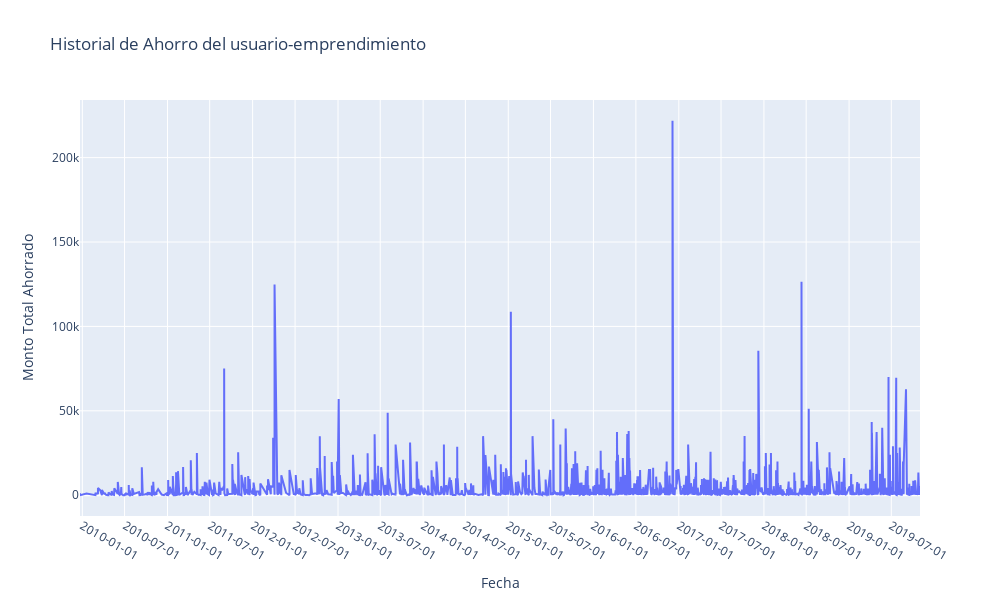

The cell this chart's notebook holds for it:
### Code cell
###Vamos a utilizar base de datos simuladas para obtener el tema de las diferencias

df= pd.read_excel('insurance/foi-data-31Oct19.xlsx',sheet_name='Settled Claims')

fig = go.Figure()

####Añadir la línea de Reclamaciones
fig.add_trace(go.Scatter(x=df['Payment Date'], y=df[' Amount'], mode='lines', name='No. the Reclamaciones'))

###Configurar el formato del eje x para las fechas
fig.update_xaxes(
    tickformat='%Y-%m-%d',
    tickmode='auto',
    nticks=20  # ajusta este valor según la cantidad de etiquetas de fecha que quieras mostrar
)

###Añadir títulos y etiquetas
fig.update_layout(
    title='Historial de Ahorro del usuario-emprendimiento',
    xaxis_title='Fecha',
    yaxis_title='Monto Total Ahorrado',
    legend_title='Leyenda',
    width=1000,
    height=600
)
fig.show()

### Figure 1 — Plotly figure (JSON) as saved in the notebook; plotly's stock layout.template omitted (floating-point values rounded to 4 significant figures; data arrays with more than 128 entries replaced by an {"elided": "..."} marker saying what was removed)
{"data": [{"mode": "lines", "name": "No. the Reclamaciones", "type": "scatter", "x": {"elided": "3605 str values"}, "y": {"elided": "3605 float values"}}], "layout": {"height": 600, "legend": {"title": {"text": "Leyenda"}}, "title": {"text": "Historial de Ahorro del usuario-emprendimiento"}, "width": 1000, "xaxis": {"nticks": 20, "tickformat": "%Y-%m-%d", "tickmode": "auto", "title": {"text": "Fecha"}}, "yaxis": {"title": {"text": "Monto Total Ahorrado"}}}}
